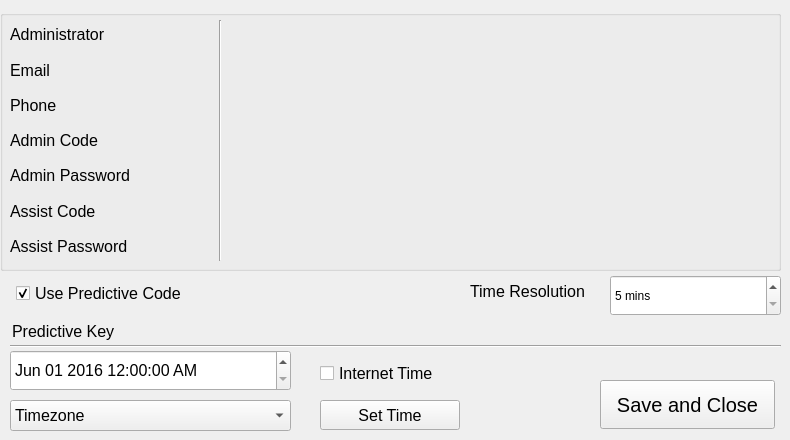
   <widget class="QWidget" name="tabAdministrator">
    <attribute name="title">
     <string>Administrator</string>
    </attribute>
    <widget class="QPushButton" name="btnDone">
     <property name="geometry">
      <rect>
       <x>600</x>
       <y>380</y>
       <width>175</width>
       <height>49</height>
      </rect>
     </property>
     <property name="font">
      <font>
       <pointsize>15</pointsize>
      </font>
     </property>
     <property name="text">
      <string>Save and Close</string>
     </property>
    </widget>
    <widget class="QLabel" name="lKey">
     <property name="geometry">
      <rect>
       <x>12</x>
       <y>316</y>
       <width>201</width>
       <height>31</height>
      </rect>
     </property>
     <property name="font">
      <font>
       <pointsize>12</pointsize>
      </font>
     </property>
     <property name="text">
      <string>Predictive Key</string>
     </property>
    </widget>
    <widget class="QCheckBox" name="chkUsePredictive">
     <property name="geometry">
      <rect>
       <x>16</x>
       <y>280</y>
       <width>301</width>
       <height>26</height>
      </rect>
     </property>
     <property name="font">
      <font>
       <pointsize>12</pointsize>
      </font>
     </property>
     <property name="text">
      <string>Use Predictive Code</string>
     </property>
     <property name="checked">
      <bool>true</bool>
     </property>
    </widget>
    <widget class="CClickableLabel" name="lblKey">
     <property name="geometry">
      <rect>
       <x>230</x>
       <y>317</y>
       <width>551</width>
       <height>31</height>
      </rect>
     </property>
     <property name="font">
      <font>
       <pointsize>12</pointsize>
       <underline>true</underline>
      </font>
     </property>
     <property name="text">
      <string/>
     </property>
    </widget>
    <widget class="QLabel" name="lPredictiveCodeGenResolution">
     <property name="geometry">
      <rect>
       <x>470</x>
       <y>281</y>
       <width>131</width>
       <height>21</height>
      </rect>
     </property>
     <property name="font">
      <font>
       <pointsize>12</pointsize>
      </font>
     </property>
     <property name="text">
      <string>Time Resolution</string>
     </property>
    </widget>
    <widget class="QSpinBox" name="spinCodeGenResolution">
     <property name="geometry">
      <rect>
       <x>610</x>
       <y>275</y>
       <width>171</width>
       <height>41</height>
      </rect>
     </property>
     <property name="suffix">
      <string> mins</string>
     </property>
     <property name="minimum">
      <number>5</number>
     </property>
     <property name="maximum">
      <number>360</number>
     </property>
     <property name="singleStep">
      <number>5</number>
     </property>
    </widget>
    <widget class="Line" name="line_3">
     <property name="geometry">
      <rect>
       <x>10</x>
       <y>338</y>
       <width>771</width>
       <height>16</height>
      </rect>
     </property>
     <property name="orientation">
      <enum>Qt::Horizontal</enum>
     </property>
    </widget>
    <widget class="QDateTimeEdit" name="dtSystemTime">
     <property name="geometry">
      <rect>
       <x>10</x>
       <y>350</y>
       <width>281</width>
       <height>41</height>
      </rect>
     </property>
     <property name="font">
      <font>
       <pointsize>12</pointsize>
      </font>
     </property>
     <property name="alignment">
      <set>Qt::AlignLeading|Qt::AlignLeft|Qt::AlignVCenter</set>
     </property>
     <property name="buttonSymbols">
      <enum>QAbstractSpinBox::UpDownArrows</enum>
     </property>
     <property name="accelerated">
      <bool>true</bool>
     </property>
     <property name="showGroupSeparator" stdset="0">
      <bool>true</bool>
     </property>
     <property name="maximumDate">
      <date>
       <year>2055</year>
       <month>12</month>
       <day>31</day>
      </date>
     </property>
     <property name="minimumDate">
      <date>
       <year>2016</year>
       <month>6</month>
       <day>1</day>
      </date>
     </property>
     <property name="currentSection">
      <enum>QDateTimeEdit::MonthSection</enum>
     </property>
     <property name="displayFormat">
      <string>MMM dd yyyy hh:mm:ss AP</string>
     </property>
     <property name="calendarPopup">
      <bool>false</bool>
     </property>
    </widget>
    <widget class="QCheckBox" name="cbInternetTime">
     <property name="geometry">
      <rect>
       <x>320</x>
       <y>360</y>
       <width>131</width>
       <height>26</height>
      </rect>
     </property>
     <property name="font">
      <font>
       <pointsize>12</pointsize>
      </font>
     </property>
     <property name="focusPolicy">
      <enum>Qt::WheelFocus</enum>
     </property>
     <property name="text">
      <string>Internet Time</string>
     </property>
    </widget>
    <widget class="QPushButton" name="btnSetTime">
     <property name="geometry">
      <rect>
       <x>320</x>
       <y>400</y>
       <width>140</width>
       <height>30</height>
      </rect>
     </property>
     <property name="font">
      <font>
       <pointsize>12</pointsize>
      </font>
     </property>
     <property name="text">
      <string>Set Time</string>
     </property>
    </widget>
    <widget class="QComboBox" name="cbTimeZone">
     <property name="geometry">
      <rect>
       <x>10</x>
       <y>400</y>
       <width>281</width>
       <height>31</height>
      </rect>
     </property>
     <property name="font">
      <font>
       <pointsize>12</pointsize>
      </font>
     </property>
     <item>
      <property name="text">
       <string>Timezone</string>
      </property>
     </item>
    </widget>
    <widget class="QGroupBox" name="gpAdminInfo">
     <property name="geometry">
      <rect>
       <x>0</x>
       <y>10</y>
       <width>781</width>
       <height>261</height>
      </rect>
     </property>
     <property name="font">
      <font>
       <pointsize>9</pointsize>
      </font>
     </property>
     <property name="title">
      <string/>
     </property>
     <widget class="QWidget" name="layoutWidget1">
      <property name="geometry">
       <rect>
        <x>10</x>
        <y>10</y>
        <width>201</width>
        <height>241</height>
       </rect>
      </property>
      <layout class="QVBoxLayout" name="verticalLayout">
       <item>
        <widget class="QLabel" name="lName">
         <property name="font">
          <font>
           <pointsize>12</pointsize>
          </font>
         </property>
         <property name="text">
          <string>Administrator</string>
         </property>
        </widget>
       </item>
       <item>
        <widget class="QLabel" name="lEmail">
         <property name="font">
          <font>
           <pointsize>12</pointsize>
          </font>
         </property>
         <property name="text">
          <string>Email</string>
         </property>
        </widget>
       </item>
       <item>
        <widget class="QLabel" name="lPhone">
         <property name="font">
          <font>
           <pointsize>12</pointsize>
          </font>
         </property>
         <property name="text">
          <string>Phone</string>
         </property>
        </widget>
       </item>
       <item>
        <widget class="QLabel" name="lAccessCd">
         <property name="font">
          <font>
           <pointsize>12</pointsize>
          </font>
         </property>
         <property name="text">
          <string>Admin Code</string>
         </property>
        </widget>
       </item>
       <item>
        <widget class="QLabel" name="lPassword">
         <property name="font">
          <font>
           <pointsize>12</pointsize>
          </font>
         </property>
         <property name="text">
          <string>Admin Password</string>
         </property>
        </widget>
       </item>
       <item>
        <widget class="QLabel" name="lAssistCode">
         <property name="font">
          <font>
           <pointsize>12</pointsize>
          </font>
         </property>
         <property name="text">
          <string>Assist Code</string>
         </property>
        </widget>
       </item>
       <item>
        <widget class="QLabel" name="lAssistPassword">
         <property name="font">
          <font>
           <pointsize>12</pointsize>
          </font>
         </property>
         <property name="text">
          <string>Assist Password</string>
         </property>
        </widget>
       </item>
      </layout>
     </widget>
     <widget class="Line" name="line_2">
      <property name="geometry">
       <rect>
        <x>210</x>
        <y>10</y>
        <width>20</width>
        <height>241</height>
       </rect>
      </property>
      <property name="orientation">
       <enum>Qt::Vertical</enum>
      </property>
     </widget>
     <widget class="QWidget" name="layoutWidget2">
      <property name="geometry">
       <rect>
        <x>230</x>
        <y>10</y>
        <width>541</width>
        <height>241</height>
       </rect>
      </property>
      <layout class="QVBoxLayout" name="verticalLayout_2">
       <item>
        <widget class="CClickableLabel" name="lblName">
         <property name="font">
          <font>
           <pointsize>12</pointsize>
           <underline>true</underline>
          </font>
         </property>
         <property name="mouseTracking">
          <bool>false</bool>
         </property>
         <property name="focusPolicy">
          <enum>Qt::NoFocus</enum>
         </property>
         <property name="text">
          <string/>
         </property>
         <property name="textInteractionFlags">
          <set>Qt::LinksAccessibleByMouse|Qt::TextSelectableByMouse</set>
         </property>
        </widget>
       </item>
       <item>
        <widget class="CClickableLabel" name="lblEmail">
         <property name="font">
          <font>
           <pointsize>12</pointsize>
           <underline>true</underline>
          </font>
         </property>
         <property name="mouseTracking">
          <bool>false</bool>
         </property>
         <property name="text">
          <string/>
         </property>
        </widget>
       </item>
       <item>
        <widget class="CClickableLabel" name="lblPhone">
         <property name="font">
          <font>
           <pointsize>12</pointsize>
           <underline>true</underline>
          </font>
         </property>
         <property name="mouseTracking">
          <bool>false</bool>
         </property>
         <property name="text">
          <string/>
         </property>
        </widget>
       </item>
       <item>
        <widget class="CClickableLabel" name="lblAccessCode">
         <property name="font">
          <font>
           <pointsize>12</pointsize>
           <underline>true</underline>
          </font>
         </property>
         <property name="text">
          <string/>
         </property>
        </widget>
       </item>
       <item>
        <widget class="CClickableLabel" name="lblPassword">
         <property name="font">
          <font>
           <pointsize>12</pointsize>
           <underline>true</underline>
          </font>
         </property>
         <property name="text">
          <string/>
         </property>
        </widget>
       </item>
       <item>
        <widget class="CClickableLabel" name="lblAssistCode">
         <property name="font">
          <font>
           <pointsize>12</pointsize>
           <underline>true</underline>
          </font>
         </property>
         <property name="text">
          <string/>
         </property>
        </widget>
       </item>
       <item>
        <widget class="CClickableLabel" name="lblAssistPassword">
         <property name="font">
          <font>
           <pointsize>12</pointsize>
           <underline>true</underline>
          </font>
         </property>
         <property name="text">
          <string/>
         </property>
        </widget>
       </item>
      </layout>
     </widget>
    </widget>
    <zorder>gpAdminInfo</zorder>
    <zorder>btnDone</zorder>
    <zorder>lKey</zorder>
    <zorder>chkUsePredictive</zorder>
    <zorder>lblKey</zorder>
    <zorder>lPredictiveCodeGenResolution</zorder>
    <zorder>spinCodeGenResolution</zorder>
    <zorder>line_3</zorder>
    <zorder>dtSystemTime</zorder>
    <zorder>cbInternetTime</zorder>
    <zorder>btnSetTime</zorder>
    <zorder>cbTimeZone</zorder>
   </widget>
